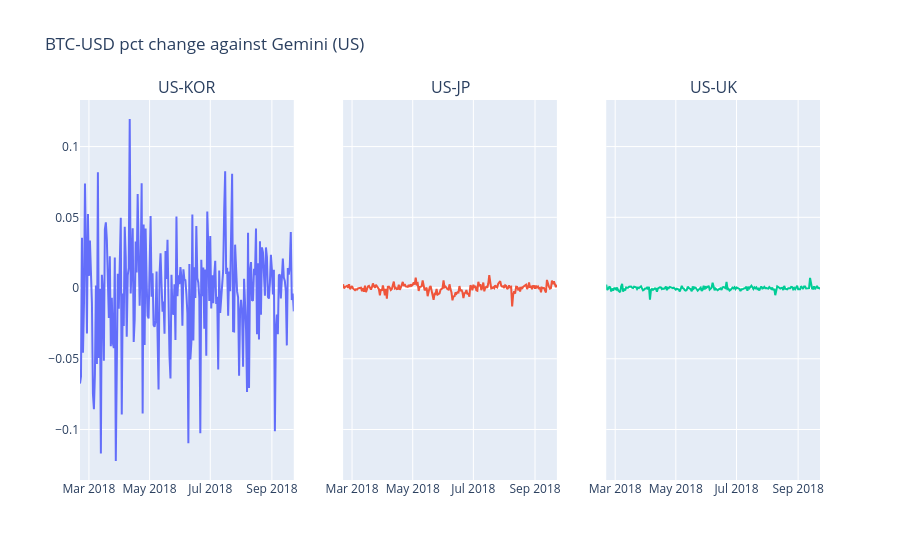

Notebook code for this chart:
### Code cell
fig = make_subplots(
    rows=1, cols=3, 
    shared_yaxes=True,
    subplot_titles=("US-KOR","US-JP", "US-UK")
)
fig.add_trace(
    go.Scatter(x=kimchi_df.index, y=kimchi_df['US-KOR'],name='US-KOR'),
    row=1, col=1
)
fig.add_trace(
    go.Scatter(x=kimchi_df.index, y=kimchi_df['US-JP'],name='US-JP'),
    row=1, col=2
)
fig.add_trace(
    go.Scatter(x=kimchi_df.index, y=kimchi_df['US-UK'],name='US-UK'),
    row=1, col=3
)
fig.update_layout(title_text="BTC-USD pct change against Gemini (US)", showlegend=False)
fig.show()

### Figure 1 — Plotly figure (JSON) as saved in the notebook; plotly's stock layout.template omitted (floating-point values rounded to 4 significant figures; data arrays with more than 128 entries replaced by an {"elided": "..."} marker saying what was removed)
{"data": [{"name": "US-KOR", "type": "scatter", "x": {"elided": "216 str values"}, "xaxis": "x", "y": {"elided": "216 float values"}, "yaxis": "y"}, {"name": "US-JP", "type": "scatter", "x": {"elided": "216 str values"}, "xaxis": "x2", "y": {"elided": "216 float values"}, "yaxis": "y2"}, {"name": "US-UK", "type": "scatter", "x": {"elided": "216 str values"}, "xaxis": "x3", "y": {"elided": "216 float values"}, "yaxis": "y3"}], "layout": {"annotations": [{"font": {"size": 16}, "showarrow": false, "text": "US-KOR", "x": 0.1444, "xanchor": "center", "xref": "paper", "y": 1, "yanchor": "bottom", "yref": "paper"}, {"font": {"size": 16}, "showarrow": false, "text": "US-JP", "x": 0.5, "xanchor": "center", "xref": "paper", "y": 1, "yanchor": "bottom", "yref": "paper"}, {"font": {"size": 16}, "showarrow": false, "text": "US-UK", "x": 0.8556, "xanchor": "center", "xref": "paper", "y": 1, "yanchor": "bottom", "yref": "paper"}], "autosize": true, "showlegend": false, "title": {"text": "BTC-USD pct change against Gemini (US)"}, "xaxis": {"anchor": "y", "autorange": true, "domain": [0, 0.2889], "range": ["2018-02-20", "2018-09-23"], "type": "date"}, "xaxis2": {"anchor": "y2", "autorange": true, "domain": [0.3556, 0.6444], "range": ["2018-02-20", "2018-09-23"], "type": "date"}, "xaxis3": {"anchor": "y3", "autorange": true, "domain": [0.7111, 1], "range": ["2018-02-20", "2018-09-23"], "type": "date"}, "yaxis": {"anchor": "x", "autorange": true, "domain": [0, 1], "range": [-0.1357, 0.1329], "type": "linear"}, "yaxis2": {"anchor": "x2", "autorange": true, "domain": [0, 1], "matches": "y", "range": [-0.1357, 0.1329], "showticklabels": false, "type": "linear"}, "yaxis3": {"anchor": "x3", "autorange": true, "domain": [0, 1], "matches": "y", "range": [-0.1357, 0.1329], "showticklabels": false, "type": "linear"}}}
